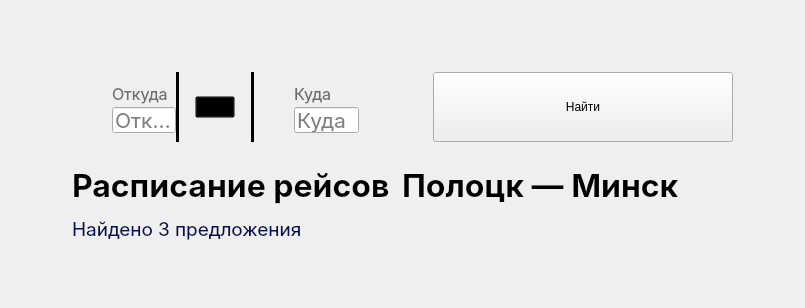
             <widget class="QWidget" name="scrollAreaWidgetContents">
              <property name="geometry">
               <rect>
                <x>0</x>
                <y>0</y>
                <width>805</width>
                <height>308</height>
               </rect>
              </property>
              <layout class="QVBoxLayout" name="verticalLayout_63">
               <property name="spacing">
                <number>24</number>
               </property>
               <property name="leftMargin">
                <number>72</number>
               </property>
               <property name="topMargin">
                <number>72</number>
               </property>
               <property name="rightMargin">
                <number>72</number>
               </property>
               <item>
                <layout class="QHBoxLayout" name="horizontalLayout_33">
                 <property name="spacing">
                  <number>64</number>
                 </property>
                 <item>
                  <widget class="QWidget" name="roundedWidget_3" native="true">
                   <property name="minimumSize">
                    <size>
                     <width>0</width>
                     <height>70</height>
                    </size>
                   </property>
                   <property name="maximumSize">
                    <size>
                     <width>16777215</width>
                     <height>70</height>
                    </size>
                   </property>
                   <property name="styleSheet">
                    <string notr="true">border-width: 3</string>
                   </property>
                   <layout class="QHBoxLayout" name="horizontalLayout_8">
                    <property name="spacing">
                     <number>0</number>
                    </property>
                    <property name="leftMargin">
                     <number>0</number>
                    </property>
                    <property name="topMargin">
                     <number>0</number>
                    </property>
                    <property name="rightMargin">
                     <number>0</number>
                    </property>
                    <property name="bottomMargin">
                     <number>0</number>
                    </property>
                    <item>
                     <widget class="QWidget" name="widget_11" native="true">
                      <property name="cursor">
                       <cursorShape>IBeamCursor</cursorShape>
                      </property>
                      <property name="styleSheet">
                       <string notr="true"/>
                      </property>
                      <layout class="QVBoxLayout" name="verticalLayout_37">
                       <property name="spacing">
                        <number>0</number>
                       </property>
                       <property name="leftMargin">
                        <number>0</number>
                       </property>
                       <property name="topMargin">
                        <number>0</number>
                       </property>
                       <property name="rightMargin">
                        <number>0</number>
                       </property>
                       <property name="bottomMargin">
                        <number>0</number>
                       </property>
                       <item>
                        <layout class="QVBoxLayout" name="verticalLayout_38">
                         <property name="spacing">
                          <number>10</number>
                         </property>
                         <property name="leftMargin">
                          <number>40</number>
                         </property>
                         <property name="topMargin">
                          <number>10</number>
                         </property>
                         <property name="rightMargin">
                          <number>0</number>
                         </property>
                         <property name="bottomMargin">
                          <number>20</number>
                         </property>
                         <item>
                          <widget class="QLabel" name="label_7">
                           <property name="minimumSize">
                            <size>
                             <width>0</width>
                             <height>24</height>
                            </size>
                           </property>
                           <property name="font">
                            <font>
                             <family>Inter</family>
                             <pointsize>12</pointsize>
                            </font>
                           </property>
                           <property name="styleSheet">
                            <string notr="true">color: #6D6D6D;</string>
                           </property>
                           <property name="text">
                            <string>Откуда</string>
                           </property>
                          </widget>
                         </item>
                         <item>
                          <widget class="QLineEdit" name="tripDeparture2">
                           <property name="minimumSize">
                            <size>
                             <width>0</width>
                             <height>26</height>
                            </size>
                           </property>
                           <property name="font">
                            <font>
                             <family>Inter</family>
                             <pointsize>16</pointsize>
                            </font>
                           </property>
                           <property name="inputMask">
                            <string/>
                           </property>
                           <property name="text">
                            <string/>
                           </property>
                           <property name="placeholderText">
                            <string>Откуда</string>
                           </property>
                          </widget>
                         </item>
                        </layout>
                       </item>
                      </layout>
                     </widget>
                    </item>
                    <item>
                     <layout class="QHBoxLayout" name="horizontalLayout_10">
                      <property name="spacing">
                       <number>16</number>
                      </property>
                      <item>
                       <widget class="Line" name="line_4">
                        <property name="frameShadow">
                         <enum>QFrame::Plain</enum>
                        </property>
                        <property name="lineWidth">
                         <number>3</number>
                        </property>
                        <property name="orientation">
                         <enum>Qt::Vertical</enum>
                        </property>
                       </widget>
                      </item>
                      <item>
                       <widget class="QPushButton" name="swapPlaces2_btn">
                        <property name="cursor">
                         <cursorShape>PointingHandCursor</cursorShape>
                        </property>
                        <property name="styleSheet">
                         <string notr="true">background-color: transparent;</string>
                        </property>
                        <property name="text">
                         <string/>
                        </property>
                        <property name="icon">
                         <iconset resource="../resources.qrc">
                          <normaloff>:/icons/icons/switch.png</normaloff>:/icons/icons/switch.png</iconset>
                        </property>
                        <property name="iconSize">
                         <size>
                          <width>40</width>
                          <height>40</height>
                         </size>
                        </property>
                       </widget>
                      </item>
                      <item>
                       <widget class="Line" name="line_5">
                        <property name="frameShadow">
                         <enum>QFrame::Plain</enum>
                        </property>
                        <property name="lineWidth">
                         <number>3</number>
                        </property>
                        <property name="orientation">
                         <enum>Qt::Vertical</enum>
                        </property>
                       </widget>
                      </item>
                     </layout>
                    </item>
                    <item>
                     <widget class="QWidget" name="widget_12" native="true">
                      <property name="cursor">
                       <cursorShape>IBeamCursor</cursorShape>
                      </property>
                      <layout class="QVBoxLayout" name="verticalLayout_39">
                       <property name="spacing">
                        <number>0</number>
                       </property>
                       <property name="leftMargin">
                        <number>0</number>
                       </property>
                       <property name="topMargin">
                        <number>0</number>
                       </property>
                       <property name="rightMargin">
                        <number>0</number>
                       </property>
                       <property name="bottomMargin">
                        <number>0</number>
                       </property>
                       <item>
                        <layout class="QVBoxLayout" name="verticalLayout_40">
                         <property name="spacing">
                          <number>10</number>
                         </property>
                         <property name="leftMargin">
                          <number>40</number>
                         </property>
                         <property name="topMargin">
                          <number>10</number>
                         </property>
                         <property name="rightMargin">
                          <number>10</number>
                         </property>
                         <property name="bottomMargin">
                          <number>20</number>
                         </property>
                         <item>
                          <widget class="QLabel" name="label_26">
                           <property name="minimumSize">
                            <size>
                             <width>0</width>
                             <height>24</height>
                            </size>
                           </property>
                           <property name="font">
                            <font>
                             <family>Inter</family>
                             <pointsize>12</pointsize>
                            </font>
                           </property>
                           <property name="styleSheet">
                            <string notr="true">color: #6D6D6D;</string>
                           </property>
                           <property name="text">
                            <string>Куда</string>
                           </property>
                          </widget>
                         </item>
                         <item>
                          <widget class="QLineEdit" name="tripDestination2">
                           <property name="minimumSize">
                            <size>
                             <width>0</width>
                             <height>26</height>
                            </size>
                           </property>
                           <property name="font">
                            <font>
                             <family>Inter</family>
                             <pointsize>16</pointsize>
                            </font>
                           </property>
                           <property name="inputMask">
                            <string/>
                           </property>
                           <property name="text">
                            <string/>
                           </property>
                           <property name="placeholderText">
                            <string>Куда</string>
                           </property>
                          </widget>
                         </item>
                        </layout>
                       </item>
                      </layout>
                     </widget>
                    </item>
                   </layout>
                  </widget>
                 </item>
                 <item>
                  <widget class="QPushButton" name="findRoute2_btn">
                   <property name="minimumSize">
                    <size>
                     <width>300</width>
                     <height>70</height>
                    </size>
                   </property>
                   <property name="maximumSize">
                    <size>
                     <width>300</width>
                     <height>70</height>
                    </size>
                   </property>
                   <property name="cursor">
                    <cursorShape>PointingHandCursor</cursorShape>
                   </property>
                   <property name="styleSheet">
                    <string notr="true"/>
                   </property>
                   <property name="text">
                    <string>Найти</string>
                   </property>
                  </widget>
                 </item>
                </layout>
               </item>
               <item>
                <layout class="QVBoxLayout" name="verticalLayout_61">
                 <property name="spacing">
                  <number>12</number>
                 </property>
                 <item>
                  <layout class="QHBoxLayout" name="horizontalLayout_15">
                   <property name="spacing">
                    <number>12</number>
                   </property>
                   <item>
                    <widget class="QLabel" name="label_23">
                     <property name="font">
                      <font>
                       <family>Inter</family>
                       <pointsize>24</pointsize>
                       <weight>75</weight>
                       <bold>true</bold>
                      </font>
                     </property>
                     <property name="text">
                      <string>Расписание рейсов</string>
                     </property>
                    </widget>
                   </item>
                   <item>
                    <widget class="QLabel" name="route_label">
                     <property name="font">
                      <font>
                       <family>Inter</family>
                       <pointsize>24</pointsize>
                       <weight>75</weight>
                       <bold>true</bold>
                      </font>
                     </property>
                     <property name="text">
                      <string>Полоцк — Минск</string>
                     </property>
                    </widget>
                   </item>
                   <item>
                    <spacer name="horizontalSpacer_18">
                     <property name="orientation">
                      <enum>Qt::Horizontal</enum>
                     </property>
                     <property name="sizeHint" stdset="0">
                      <size>
                       <width>40</width>
                       <height>20</height>
                      </size>
                     </property>
                    </spacer>
                   </item>
                  </layout>
                 </item>
                 <item>
                  <layout class="QHBoxLayout" name="horizontalLayout_17">
                   <property name="spacing">
                    <number>5</number>
                   </property>
                   <item>
                    <widget class="QLabel" name="label_27">
                     <property name="font">
                      <font>
                       <family>Inter</family>
                       <pointsize>14</pointsize>
                      </font>
                     </property>
                     <property name="styleSheet">
                      <string notr="true">color: #010E59;</string>
                     </property>
                     <property name="text">
                      <string>Найдено</string>
                     </property>
                    </widget>
                   </item>
                   <item>
                    <widget class="QLabel" name="offerCount_label">
                     <property name="font">
                      <font>
                       <family>Inter</family>
                       <pointsize>14</pointsize>
                      </font>
                     </property>
                     <property name="styleSheet">
                      <string notr="true">color: #010E59;</string>
                     </property>
                     <property name="text">
                      <string>3 предложения</string>
                     </property>
                    </widget>
                   </item>
                   <item>
                    <spacer name="horizontalSpacer_19">
                     <property name="orientation">
                      <enum>Qt::Horizontal</enum>
                     </property>
                     <property name="sizeHint" stdset="0">
                      <size>
                       <width>40</width>
                       <height>20</height>
                      </size>
                     </property>
                    </spacer>
                   </item>
                  </layout>
                 </item>
                </layout>
               </item>
               <item>
                <layout class="QVBoxLayout" name="routes_layout">
                 <property name="spacing">
                  <number>32</number>
                 </property>
                 <property name="rightMargin">
                  <number>360</number>
                 </property>
                </layout>
               </item>
               <item>
                <spacer name="verticalSpacer_8">
                 <property name="orientation">
                  <enum>Qt::Vertical</enum>
                 </property>
                 <property name="sizeHint" stdset="0">
                  <size>
                   <width>20</width>
                   <height>40</height>
                  </size>
                 </property>
                </spacer>
               </item>
              </layout>
             </widget>
